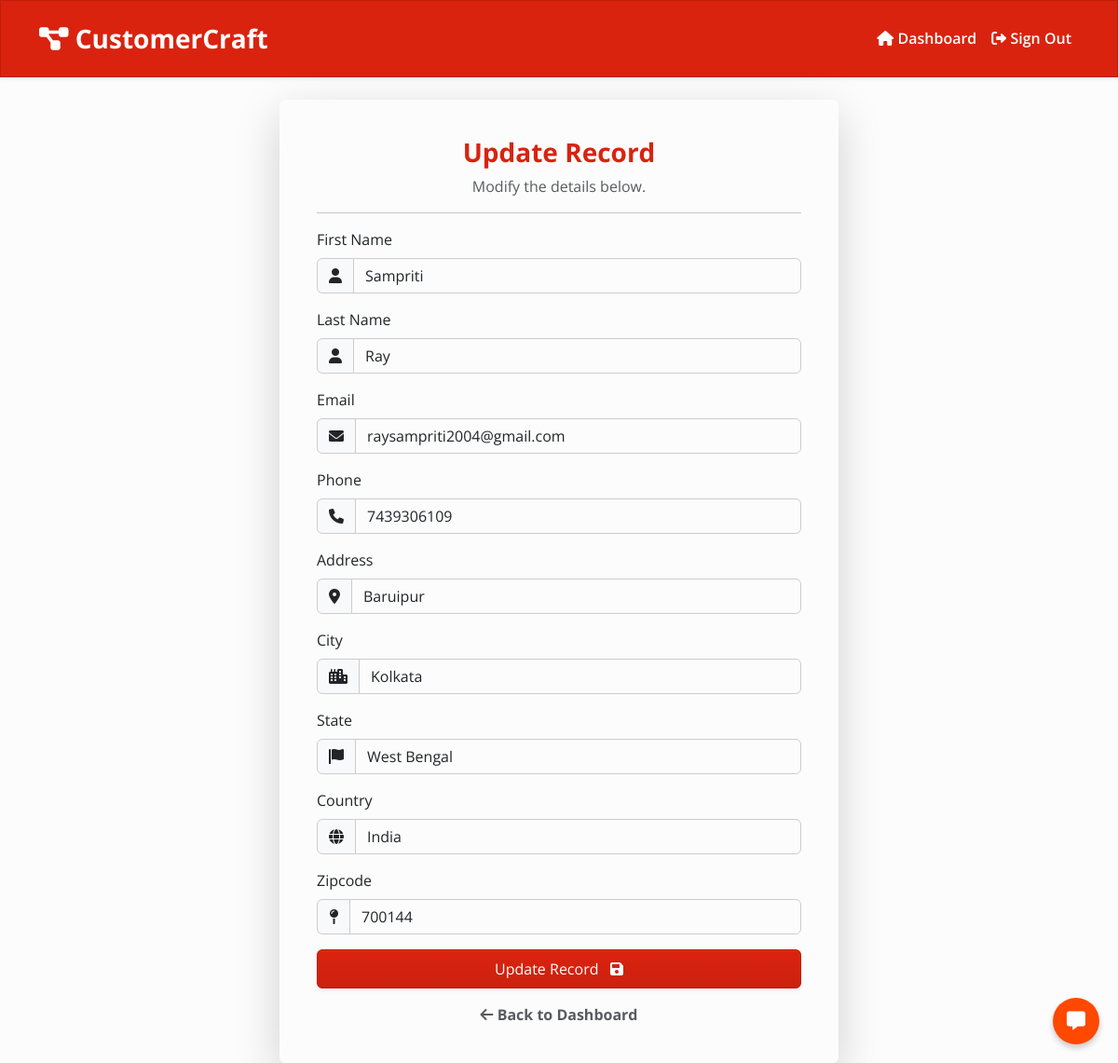
Page /update_record/5/ (signed in) on the committed database.
### webapp/models.py (models this page shows, shortened)
class Record(models.Model):
    first_name = models.CharField(max_length=100)
    last_name = models.CharField(max_length=100)
    email = models.EmailField()
    phone = models.CharField(max_length=20)
    address = models.TextField()
    city = models.CharField(max_length=100)
    state = models.CharField(max_length=100)
    country = models.CharField(max_length=100)
    zipcode = models.CharField(max_length=10)
    created_at = models.DateTimeField(auto_now_add=True)
    updated_at = models.DateTimeField(auto_now=True)

### webapp/views.py (the view)
# urls.py: path('update_record/<int:pk>/', views.update_record, name="update_record"),
@login_required(login_url='userlogin')
def update_record(request, pk):
    record = Record.objects.get(id=pk)
    form = UpdateRecordForm(instance=record)
    if request.method == 'POST':
        form = UpdateRecordForm(request.POST, instance=record)
        if form.is_valid():
            form.save()
            messages.success(request, "Record updated successfull 👏🥳")
            return redirect('dashboard')
    context = {'form': form}
    return render(request, 'webapp/update-record.html', context=context)

### webapp/forms.py
class UpdateRecordForm(forms.ModelForm):
    class Meta:
        model = Record
        fields = ['first_name', 'last_name', 'email', 'phone', 'address', 'city', 'state', 'country', 'zipcode']
        widgets = {
            'first_name': forms.TextInput(attrs={'class': 'form-control', 'placeholder': 'John'}),
            'last_name': forms.TextInput(attrs={'class': 'form-control', 'placeholder': 'Doe'}),
            'email': forms.EmailInput(attrs={'class': 'form-control', 'placeholder': 'john.doe@example.com'}),
            'phone': forms.TextInput(attrs={'class': 'form-control', 'placeholder': '(123) 456-7890'}),
            'address': forms.TextInput(attrs={'class': 'form-control', 'placeholder': '123 Main St'}),
            'city': forms.TextInput(attrs={'class': 'form-control', 'placeholder': 'Anytown'}),
            'state': forms.TextInput(attrs={'class': 'form-control', 'placeholder': 'CA'}),
            'country': forms.TextInput(attrs={'class': 'form-control', 'placeholder': 'USA'}),
            'zipcode': forms.TextInput(attrs={'class': 'form-control', 'placeholder': '12345'}),
        }

### webapp/templates/webapp/update-record.html (shortened to what this page needs)
{% extends 'webapp/base.html' %}
{% load crispy_forms_tags %}
{% block content %}
<div class="container d-flex justify-content-center align-items-center min-vh-100">
    <div class="card shadow-lg border-0 p-4" style="max-width: 600px; width: 100%;">
        <div class="card-body">
            <h3 class="text-center text-primary fw-bold">
                Update Record
            </h3>
            <p class="text-center text-muted">
                Modify the details below.
            </p>
            <hr>
            <form method="POST" autocomplete="off">
                <div class="mb-3">
                    <label for="id_first_name" class="form-label">First Name</label>
                    <div class="input-group">
                        <span class="input-group-text"><i class="fas fa-user"></i></span>
                        {{ form.first_name }}
                    </div>
                </div>
                <div class="mb-3">
                    <label for="id_last_name" class="form-label">Last Name</label>
                    <div class="input-group">
                        <span class="input-group-text"><i class="fas fa-user"></i></span>
                        {{ form.last_name }}
                    </div>
                </div>
                <div class="mb-3">
                    <label for="id_email" class="form-label">Email</label>
                    <div class="input-group">
                        <span class="input-group-text"><i class="fas fa-envelope"></i></span>
                        {{ form.email }}
                    </div>
                </div>
                <div class="mb-3">
                    <label for="id_phone" class="form-label">Phone</label>
                    <div class="input-group">
                        <span class="input-group-text"><i class="fas fa-phone"></i></span>
                        {{ form.phone }}
                    </div>
                </div>
                <div class="mb-3">
                    <label for="id_address" class="form-label">Address</label>
                    <div class="input-group">
                        <span class="input-group-text"><i class="fas fa-map-marker-alt"></i></span>
                        {{ form.address }}
                    </div>
                </div>
                <div class="mb-3">
                    <label for="id_city" class="form-label">City</label>
                    <div class="input-group">
                        <span class="input-group-text"><i class="fas fa-city"></i></span>
                        {{ form.city }}
                    </div>
                </div>
                <div class="mb-3">
                    <label for="id_state" class="form-label">State</label>
                    <div class="input-group">
                        <span class="input-group-text"><i class="fas fa-flag"></i></span>
                        {{ form.state }}
                    </div>
                </div>
                <div class="mb-3">
                    <label for="id_country" class="form-label">Country</label>
                    <div class="input-group">
                        <span class="input-group-text"><i class="fas fa-globe"></i></span>
                        {{ form.country }}
                    </div>
                </div>
                <div class="mb-3">
                    <label for="id_zipcode" class="form-label">Zipcode</label>
                    <div class="input-group">
                        <span class="input-group-text"><i class="fas fa-map-pin"></i></span>
                        {{ form.zipcode }}
                    </div>
                </div>
                <button type="submit" class="btn btn-primary w-100 shadow-sm p-2">
                    Update Record &nbsp; <i class="fas fa-save"></i>
                </button>
            </form>
            <div class="mt-3 text-center">
                <a href="{% url 'dashboard' %}" class="text-decoration-none fw-bold text-muted">
                    <i class="fas fa-arrow-left"></i> Back to Dashboard
                </a>
            </div>
        </div>
    </div>
</div>
{% endblock %}

### rows in the picture
Record: first_name "Sampriti", last_name "Ray", email "raysampriti2004@gmail.com", phone "7439306109", address "Baruipur", city "Kolkata", state "West Bengal", country "India", zipcode "700144"
